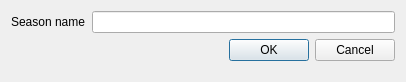
<?xml version="1.0" encoding="UTF-8"?>
<ui version="4.0">
 <class>SeasonNameDialog</class>
 <widget class="QDialog" name="SeasonNameDialog">
  <property name="geometry">
   <rect>
    <x>0</x>
    <y>0</y>
    <width>406</width>
    <height>82</height>
   </rect>
  </property>
  <property name="windowTitle">
   <string>Season</string>
  </property>
  <property name="modal">
   <bool>true</bool>
  </property>
  <layout class="QFormLayout" name="formLayout">
   <item row="0" column="0">
    <widget class="QLabel" name="label">
     <property name="text">
      <string>Season name</string>
     </property>
    </widget>
   </item>
   <item row="0" column="1">
    <widget class="QLineEdit" name="name"/>
   </item>
   <item row="1" column="0" colspan="2">
    <widget class="QDialogButtonBox" name="buttonBox">
     <property name="orientation">
      <enum>Qt::Horizontal</enum>
     </property>
     <property name="standardButtons">
      <set>QDialogButtonBox::Cancel|QDialogButtonBox::Ok</set>
     </property>
    </widget>
   </item>
  </layout>
 </widget>
 <resources/>
 <connections>
  <connection>
   <sender>buttonBox</sender>
   <signal>accepted()</signal>
   <receiver>SeasonNameDialog</receiver>
   <slot>accept()</slot>
   <hints>
    <hint type="sourcelabel">
     <x>248</x>
     <y>254</y>
    </hint>
    <hint type="destinationlabel">
     <x>157</x>
     <y>274</y>
    </hint>
   </hints>
  </connection>
  <connection>
   <sender>buttonBox</sender>
   <signal>rejected()</signal>
   <receiver>SeasonNameDialog</receiver>
   <slot>reject()</slot>
   <hints>
    <hint type="sourcelabel">
     <x>316</x>
     <y>260</y>
    </hint>
    <hint type="destinationlabel">
     <x>286</x>
     <y>274</y>
    </hint>
   </hints>
  </connection>
 </connections>
</ui>
